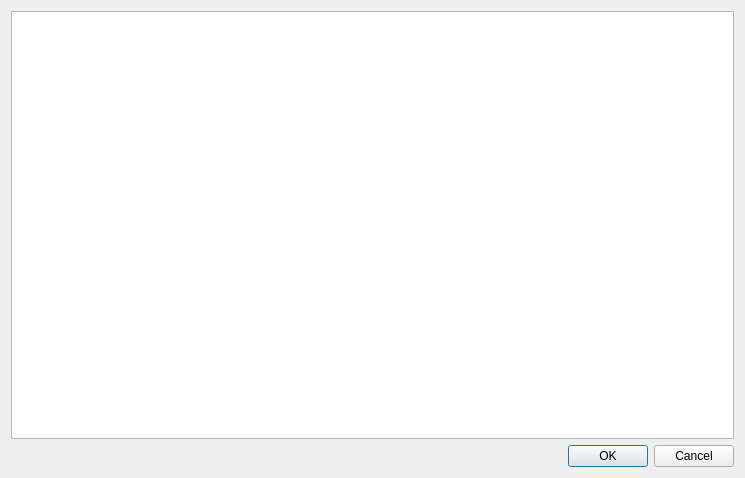
<?xml version="1.0" encoding="UTF-8"?>
<ui version="4.0">
 <class>ManagerSelectorDialog</class>
 <widget class="QDialog" name="ManagerSelectorDialog">
  <property name="geometry">
   <rect>
    <x>0</x>
    <y>0</y>
    <width>745</width>
    <height>478</height>
   </rect>
  </property>
  <property name="windowTitle">
   <string>Dialog</string>
  </property>
  <layout class="QGridLayout" name="gridLayout">
   <item row="0" column="0">
    <widget class="QTableView" name="managerTableView"/>
   </item>
   <item row="1" column="0">
    <widget class="QDialogButtonBox" name="buttonBox">
     <property name="standardButtons">
      <set>QDialogButtonBox::StandardButton::Cancel|QDialogButtonBox::StandardButton::Ok</set>
     </property>
    </widget>
   </item>
  </layout>
 </widget>
 <resources/>
 <connections/>
</ui>
